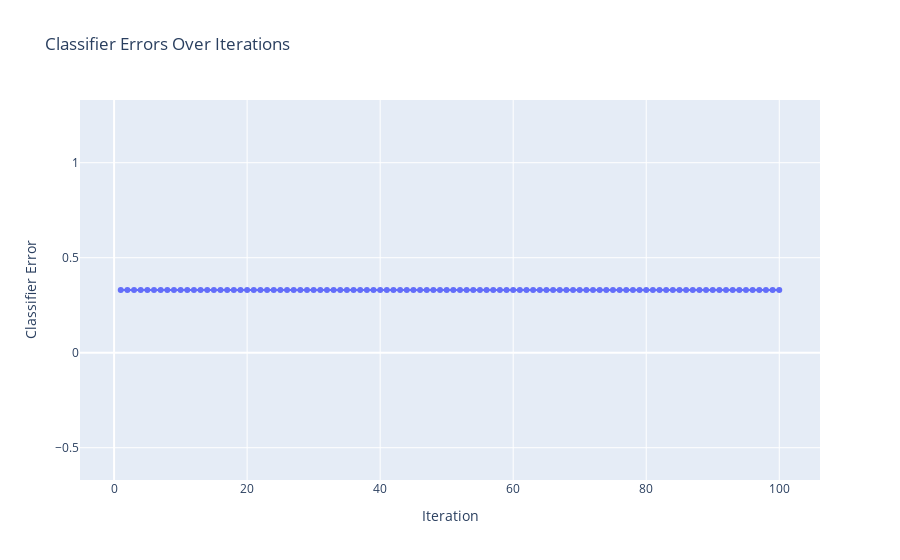

Notebook cell for this chart:
### Code cell
import pandas as pd
import plotly.express as px
import os

def plot_classifier_errors(classifier_errors, output_dir="boosting_output", filename="error.html"):
    # Create a DataFrame with iterations and corresponding classifier errors
    data = {
        'Iteration': list(range(1, len(classifier_errors) + 1)),
        'Classifier Error': classifier_errors
    }
    
    df = pd.DataFrame(data)

    # Create the line plot with markers using Plotly Express
    fig = px.line(
        df,
        x='Iteration',
        y='Classifier Error',
        labels={'Iteration': 'Iteration', 'Classifier Error': 'Classifier Error'},
        title='Classifier Errors Over Iterations',
        markers=True  # Adds markers to the plot
    )

    # Show the plot
    fig.show()

    # Ensure the output directory exists
    os.makedirs(output_dir, exist_ok=True)

    # Save the plot as an HTML file
    fig.write_html(os.path.join(output_dir, filename))

# Call the function with classifier_errors
plot_classifier_errors(errors)

### Figure 1 — Plotly figure (JSON) as saved in the notebook; plotly's stock layout.template omitted (floating-point values rounded to 4 significant figures)
{"data": [{"hovertemplate": "Iteration=%{x}<br>Classifier Error=%{y}<extra></extra>", "legendgroup": "", "line": {"color": "#636efa", "dash": "solid"}, "marker": {"symbol": "circle"}, "mode": "lines+markers", "name": "", "orientation": "v", "showlegend": false, "type": "scatter", "x": [1, 2, 3, 4, 5, 6, 7, 8, 9, 10, 11, 12, 13, 14, 15, 16, 17, 18, 19, 20, 21, 22, 23, 24, 25, 26, 27, 28, 29, 30, 31, 32, 33, 34, 35, 36, 37, 38, 39, 40, 41, 42, 43, 44, 45, 46, 47, 48, 49, 50, 51, 52, 53, 54, 55, 56, 57, 58, 59, 60, 61, 62, 63, 64, 65, 66, 67, 68, 69, 70, 71, 72, 73, 74, 75, 76, 77, 78, 79, 80, 81, 82, 83, 84, 85, 86, 87, 88, 89, 90, 91, 92, 93, 94, 95, 96, 97, 98, 99, 100], "xaxis": "x", "y": [0.33, 0.33, 0.33, 0.33, 0.33, 0.33, 0.33, 0.33, 0.33, 0.33, 0.33, 0.33, 0.33, 0.33, 0.33, 0.33, 0.33, 0.33, 0.33, 0.33, 0.33, 0.33, 0.33, 0.33, 0.33, 0.33, 0.33, 0.33, 0.33, 0.33, 0.33, 0.33, 0.33, 0.33, 0.33, 0.33, 0.33, 0.33, 0.33, 0.33, 0.33, 0.33, 0.33, 0.33, 0.33, 0.33, 0.33, 0.33, 0.33, 0.33, 0.33, 0.33, 0.33, 0.33, 0.33, 0.33, 0.33, 0.33, 0.33, 0.33, 0.33, 0.33, 0.33, 0.33, 0.33, 0.33, 0.33, 0.33, 0.33, 0.33, 0.33, 0.33, 0.33, 0.33, 0.33, 0.33, 0.33, 0.33, 0.33, 0.33, 0.33, 0.33, 0.33, 0.33, 0.33, 0.33, 0.33, 0.33, 0.33, 0.33, 0.33, 0.33, 0.33, 0.33, 0.33, 0.33, 0.33, 0.33, 0.33, 0.33], "yaxis": "y"}], "layout": {"legend": {"tracegroupgap": 0}, "title": {"text": "Classifier Errors Over Iterations"}, "xaxis": {"anchor": "y", "domain": [0, 1], "title": {"text": "Iteration"}}, "yaxis": {"anchor": "x", "domain": [0, 1], "title": {"text": "Classifier Error"}}}}
